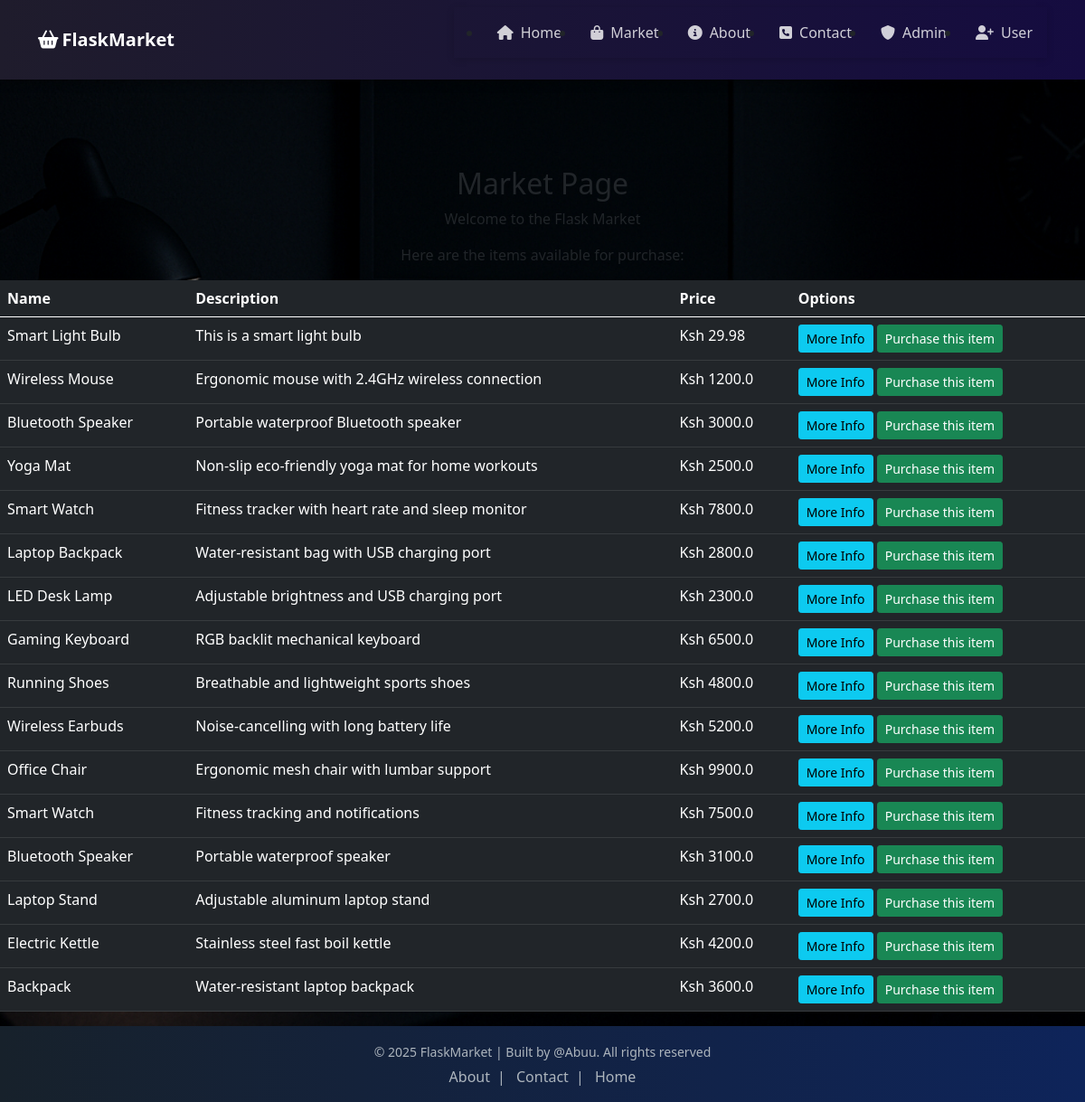
/market, run on an earlier commit of the app's database.
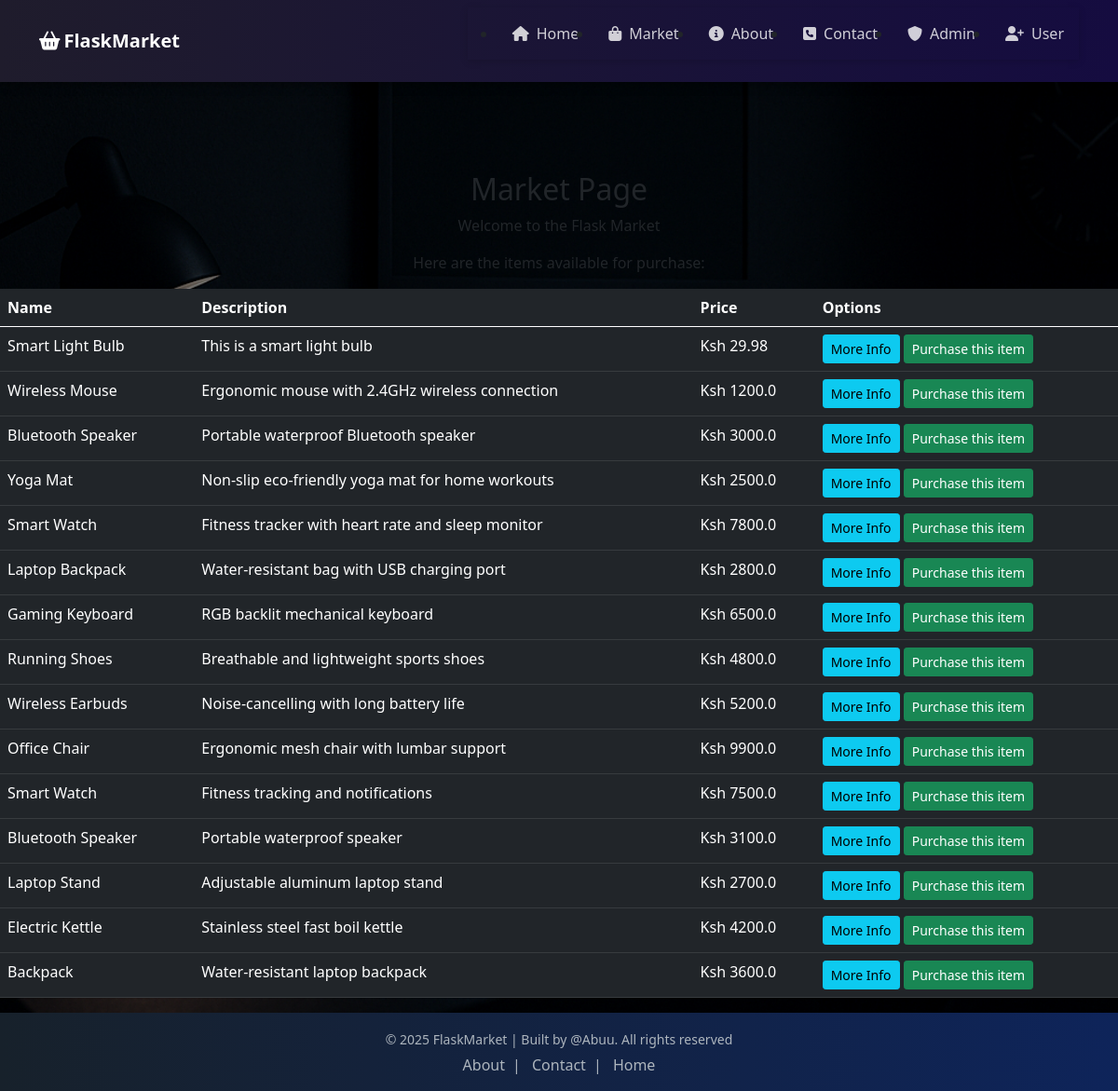
And on a later commit of the database.
### admins/models.py (models this page shows, shortened)
class Items(db.Model):
    __tablename__ = 'items'
    item_id = db.Column(db.String(), nullable=False, primary_key=True)
    name = db.Column(db.String(length=30), nullable=False)
    price = db.Column(db.Float(), nullable=False)
    discount = db.Column(db.Float(), nullable=True)
    barcode = db.Column(db.String(length=12), nullable=False, unique=True)
    description = db.Column(db.String(length=1024), nullable=False, unique=True)
    category = db.Column(db.String(length=30), nullable=True)
    quantity = db.Column(db.Integer(), nullable=False)
    image_url = db.Column(db.String(200), nullable=True)
    added_by = db.Column(db.String(length=6), db.ForeignKey('admins.admin_id'), nullable=False)
    date_added = db.Column(db.DateTime(timezone=True), nullable=False, default=lambda: datetime.now(ZoneInfo("Africa/Nairobi")))
    admin = db.relationship('Admins', backref="items_added")

### main/routes.py (the view)
@main_bp.route('/market')
def market_page():
    items = Items.query.all()
    return  render_template('market.html', items=items)

### main/routes.py (called while the page is built)
@main_bp.context_processor
def inject_now():
    eat = ZoneInfo("Africa/Nairobi")
    return {'now': datetime.now(tz=eat)}

### main/templates/market.html (shortened to what this page needs)
{% extends "base.html" %}
{% block content %}
    <h2 class="text-center mt-5 pt-5">Market Page</h2>
    <p class="text-center">Welcome to the Flask Market</p>
    <p class="text-center">Here are the items available for purchase:</p>
    <table class="table table-hover table-dark">
        <thead>
            <tr>
                <th scope="col">Name</th>
                <th scope="col">Description</th>
                <th scope="col">Price</th>
                <th scope="col">Options</th>
                </tr>
        </thead>
        <tbody>
             {% for item in items%}
                <tr>
                    <td>{{ item.name}}</td>
                    <td>{{ item.description}}</td>
                    <td>Ksh {{ item.price}}</td>
                    <td>
                        <button class="btn btn-outline btn-info btn-sm">More Info</button>
                        <button class="btn btn-outline btn-success btn-sm">Purchase this item</button>
                    </td>
                </tr>
             {% endfor %}
        </tbody>
    </table>
{% endblock %}

What changed in the data, as far as the page shows it:
removed Items: name "LED Desk Lamp", description "Adjustable brightness and USB charging port", price "2300.0"
